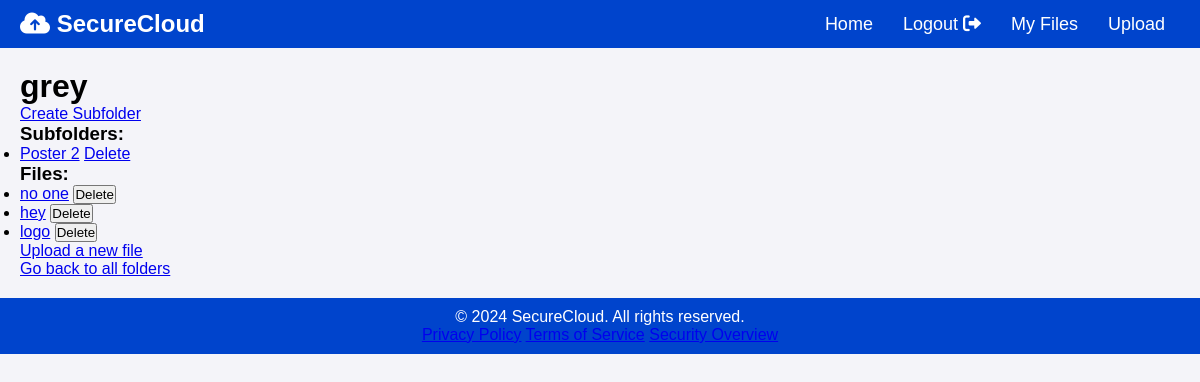
/folder/23/ (signed in), run on an earlier commit of the app's database.
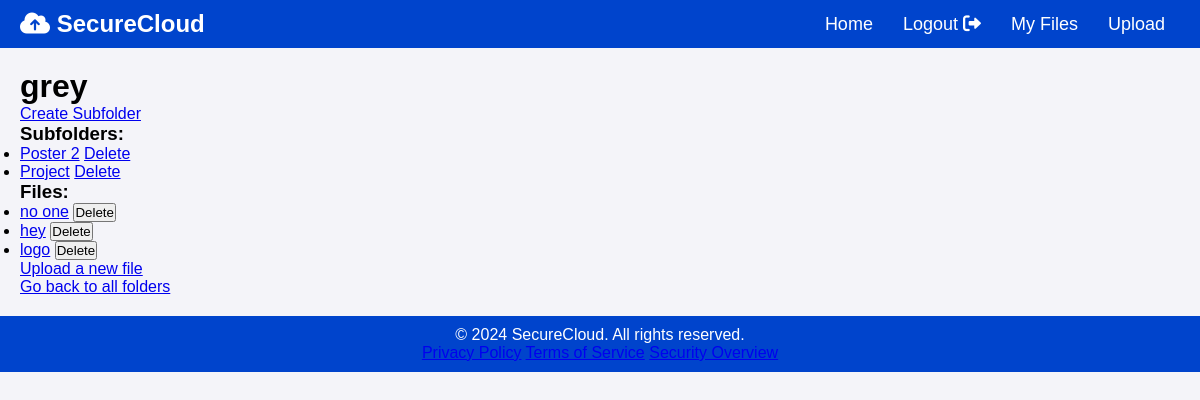
And on a later commit of the database.
### storage/models.py (models this page shows, shortened)
class Folder(models.Model):
    name = models.CharField(max_length=255)
    parent = models.ForeignKey('self', null=True, blank=True, on_delete=models.CASCADE)
    user = models.ForeignKey(User, on_delete=models.CASCADE)
    @property
    def subfolders(self):
        return Folder.objects.filter(parent=self)
    @property
    def files(self):
        return File.objects.filter(folder=self)

class File(models.Model):
    name = models.CharField(max_length=255)
    file = models.FileField(upload_to='files/')
    size = models.IntegerField(null=False)
    uploaded_at = models.DateTimeField(auto_now_add=True)
    folder = models.ForeignKey('Folder', null=True, blank=True, on_delete=models.SET_NULL)
    user = models.ForeignKey(User, on_delete=models.CASCADE)

### storage/views.py (the view)
# urls.py: path('folder/<int:folder_id>/', views.folder_view, name='folder_view'),
def folder_view(request, folder_id):
    folder = get_object_or_404(Folder, id=folder_id, user=request.user)
    files = File.objects.filter(folder=folder)
    subfolders = Folder.objects.filter(parent=folder)
    return render(request, 'folder_view.html', {'folder': folder, 'files': files, 'subfolders': subfolders})

### storage/templates/folder_view.html (shortened to what this page needs)
{% extends "base.html" %}
{% block content %}
  <h1>{{ folder.name }}</h1>
  <a href="{% url 'storage:create_subfolder' folder.id %}">Create Subfolder</a>
  <h3>Subfolders:</h3>
  <ul>
    {% for subfolder in folder.subfolders %}
      <li>
        <a href="{% url 'storage:folder_view' subfolder.id %}">{{ subfolder.name }}</a>
        <a href="{% url 'storage:delete_folder' subfolder.id %}" onclick="return confirm('Are you sure you want to delete this subfolder?')">Delete</a>
      </li>
    {% empty %}
      <p>No subfolders.</p>
    {% endfor %}
  </ul>
  <h3>Files:</h3>
  <ul>
    {% for file in folder.files %}
      <li>
        <a href="{% url 'storage:file_download' file.id %}">{{ file.name }}</a>
        <form action="{% url 'storage:delete_file' file.id %}" method="POST" style="display:inline;">
          <button type="submit">Delete</button>
        </form>
      </li>
    {% empty %}
      <p>No files found.</p>
    {% endfor %}
  </ul>
  {% if storage_used|add:1 > MAX_STORAGE %}
    <p>You have reached your storage limit. Please delete some files before uploading more.</p>
  {% else %}
    <a href="{% url 'storage:upload_file_with_folder' folder.id %}">Upload a new file</a>
  {% endif %}
  <br>
  <a href="{% url 'storage:folder_list' %}">Go back to all folders</a>
{% endblock %}

What changed in the data, as far as the page shows it:
added Folder: name "Project"
